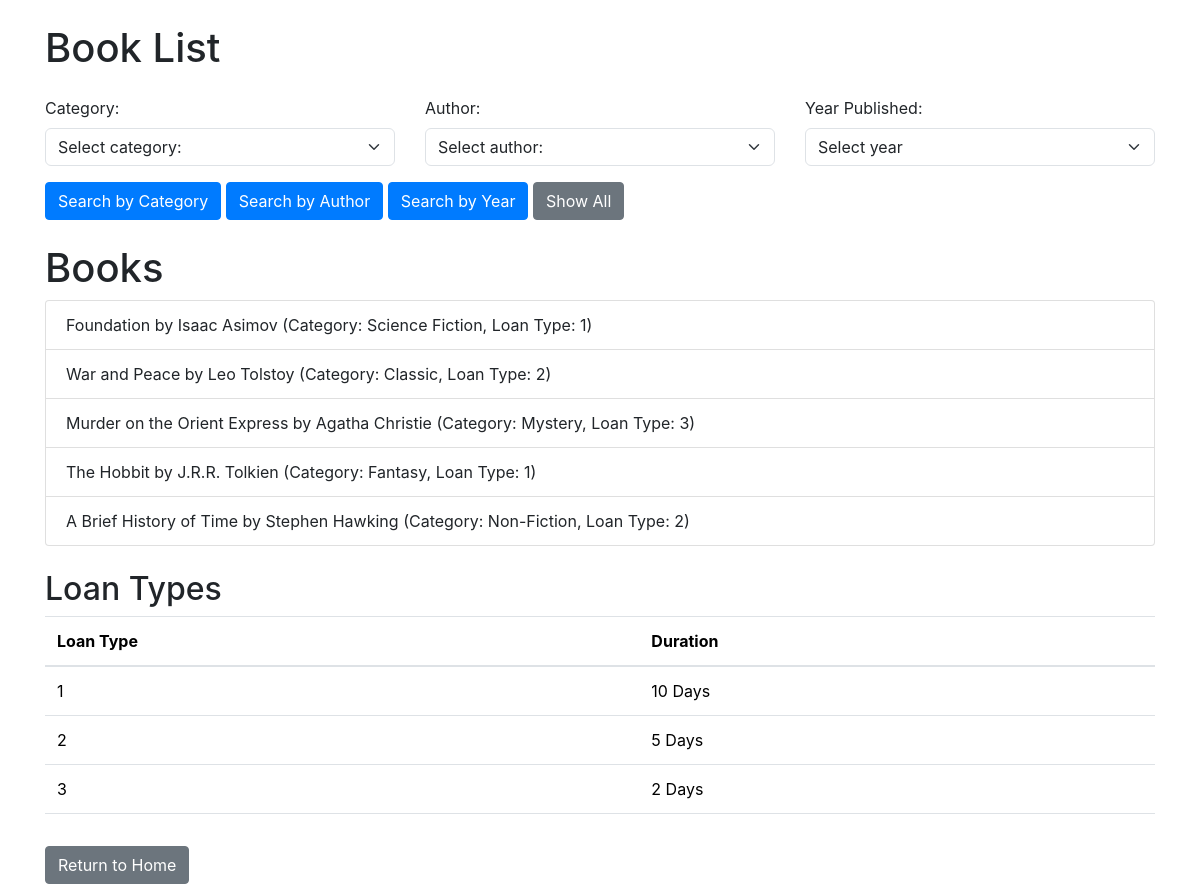
The app's page /books, older data.
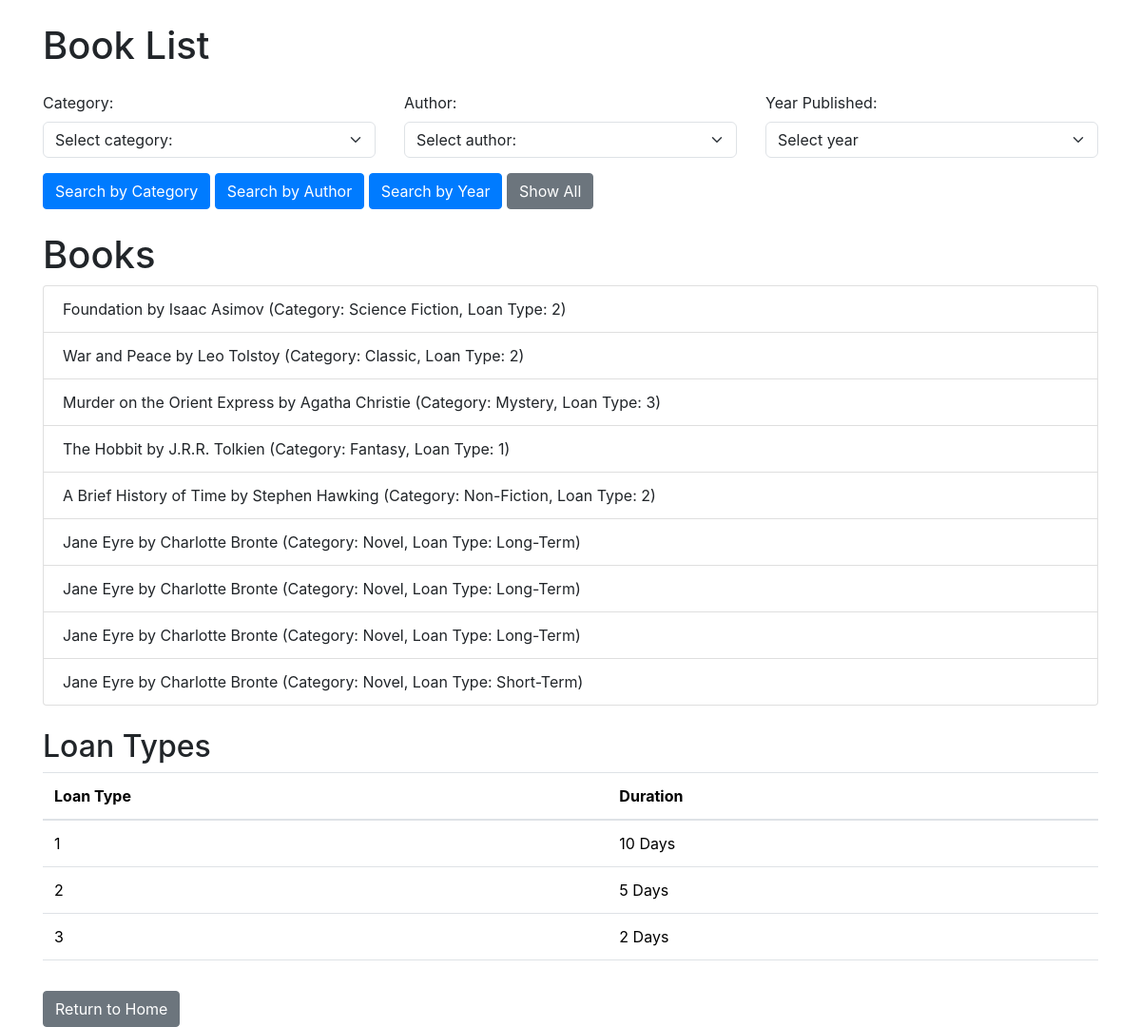
The same page, newer data.
### models/book.py (models this page shows)
class Book(db.Model):
    __tablename__ = 'books'
    id = db.Column(db.Integer, primary_key=True)
    category = db.Column(db.String, nullable=False)
    author = db.Column(db.String, nullable=False)
    name = db.Column(db.String, nullable=False)
    year_published = db.Column(db.Integer, nullable=False)
    loan_type = db.Column(db.Integer, nullable=False)
    added_date = db.Column(db.DateTime, nullable=False, default=datetime.utcnow)

### app.py (the view)
@app.route('/books', methods=['GET'])
def list_books():
    app.logger.info('list_books called')
    query = Book.query
    cart_items = Cart.query.filter_by(cust_id=1).all()
    if 'search_category' in request.args:
        category = request.args.get('category')
        if category:
            query = query.filter(Book.category.ilike(f'%{category}%'))
            app.logger.info(f'Searching books by category: {category}')
    if 'search_author' in request.args:
        author = request.args.get('author')
        if author:
            query = query.filter(Book.author.ilike(f'%{author}%'))
            app.logger.info(f'Searching books by author: {author}')
    if 'search_year' in request.args:
        year_published = request.args.get('year_published')
        if year_published:
            query = query.filter(Book.year_published == year_published)
            app.logger.info(f'Searching books by year: {year_published}')
    if 'show_all' in request.args:
        books = Book.query.all()
        app.logger.info('Showing all books')
    else:
        books = query.all()
    categories = db.session.query(Book.category).distinct().all()
    authors = db.session.query(Book.author).distinct().all()
    years = db.session.query(Book.year_published).distinct().all()
    delete_success = request.args.get('delete_success', False)
    return render_template('books.html', books=books, cart_items=cart_items, categories=categories, authors=authors, years=years, delete_success=delete_success)

### templates/books.html (shortened to what this page needs)
<!DOCTYPE html>
<html lang="en">
<head>
    <link href="https://cdn.jsdelivr.net/npm/bootstrap@5.3.3/dist/css/bootstrap.min.css" rel="stylesheet"
>
    <link rel="stylesheet" href="https://stackpath.bootstrapcdn.com/bootstrap/4.5.2/css/bootstrap.min.css">
</head>
<body class="container mt-4">
    <h1 class="mb-4">Book List</h1>
    <form method="GET" action="{{ url_for('list_books') }}" class="row mb-4 g-3">
        <div class="col-md-4">
            <label for="category" class="form-label">Category:</label>
            <select name="category" id="category" class="form-select">
                <option value="">Select category:</option>
            </select>
        </div>
        <div class="col-md-4">
            <label for="author" class="form-label">Author:</label>
            <select name="author" id="author" class="form-select">
                <option value="">Select author:</option>
            </select>
        </div>
        <div class="col-md-4">
            <label for="year_published" class="form-label">Year Published:</label>
            <select name="year_published" id="year_published" class="form-select">
                <option value="">Select year</option>
            </select>
        </div>
        <div class="col-12">
            <button type="submit" name="search_category" value="1" class="btn btn-primary">Search by Category</button>
            <button type="submit" name="search_author" value="1" class="btn btn-primary">Search by Author</button>
            <button type="submit" name="search_year" value="1" class="btn btn-primary">Search by Year</button>
            <button type="submit" name="show_all" value="1" class="btn btn-secondary">Show All</button>
        </div>
    </form>
    <h1>Books</h1>
<ul class="list-group mb-4">
    {% for book in books %}
    <li class="list-group-item d-flex justify-content-between align-items-center">
        {{ book.name }} by {{ book.author }} (Category: {{ book.category }}, Loan Type: {{ book.loan_type }})
    </li>
    {% endfor %}
</ul>
    <h2>Loan Types</h2>
    <table class="table">
        <thead>
            <tr>
                <th>Loan Type</th>
                <th>Duration</th>
            </tr>
        </thead>
        <tbody>
            <tr>
                <td>1</td>
                <td>10 Days</td>
            </tr>
            <tr>
                <td>2</td>
                <td>5 Days</td>
            </tr>
            <tr>
                <td>3</td>
                <td>2 Days</td>
            </tr>
        </tbody>
    </table>
    <a href="{{ url_for('home') }}" class="btn btn-secondary mt-3">Return to Home</a>
</body>
</html>

Row changes from the older to the newer data that the page shows:
changed Book "Foundation": loan_type "1" → "2"
added Book: name "Jane Eyre", author "Charlotte Bronte", category "Novel", loan_type "Long-Term"
added Book: name "Jane Eyre", author "Charlotte Bronte", category "Novel", loan_type "Long-Term"
added Book: name "Jane Eyre", author "Charlotte Bronte", category "Novel", loan_type "Long-Term"
added Book: name "Jane Eyre", author "Charlotte Bronte", category "Novel", loan_type "Short-Term"
